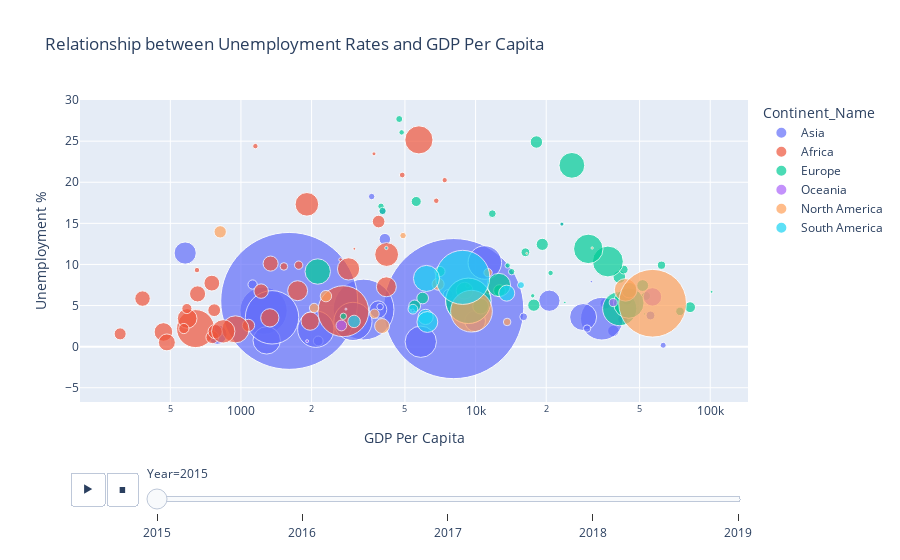

The cell this chart's notebook holds for it:
### Markdown cell above
#### 3.3 Between Unemployment Rates and GDP Per Capita

### Code cell
# Displaying an animated scatterplot depicting the relationship between GDP per capita and unemployment rate over the given time period

fig = px.scatter(data, title = "Relationship between Unemployment Rates and GDP Per Capita", x= "GDP Per Capita", y= "Unemployment %", animation_frame= "Year", 
 animation_group= "Country Name", size= "Population", color = "Continent_Name",
 hover_name= "Country Name", log_x=True, size_max=100)
fig.layout.updatemenus[0].buttons[0].args[1]["frame"]["duration"] = 700
fig.show()

### Figure 1 — Plotly figure (JSON) as saved in the notebook; plotly's stock layout.template omitted (floating-point values rounded to 4 significant figures)
{"data": [{"hovertemplate": "<b>%{hovertext}</b><br><br>Continent_Name=Asia<br>Year=2015<br>GDP Per Capita=%{x}<br>Unemployment %=%{y}<br>Population=%{marker.size}<extra></extra>", "hovertext": ["Afghanistan", "United Arab Emirates", "Armenia", "Azerbaijan", "Bangladesh", "Brunei Darussalam", "China", "Cyprus", "Georgia", "Hong Kong SAR, China", "Indonesia", "India", "Israel", "Jordan", "Japan", "Kazakhstan", "Kyrgyz Republic", "Korea, Rep.", "Kuwait", "Lao PDR", "Lebanon", "Sri Lanka", "Myanmar", "Mongolia", "Malaysia", "Nepal", "Oman", "Pakistan", "Philippines", "Qatar", "Russian Federation", "Saudi Arabia", "Singapore", "Thailand", "Turkey", "Vietnam"], "ids": ["Afghanistan", "United Arab Emirates", "Armenia", "Azerbaijan", "Bangladesh", "Brunei Darussalam", "China", "Cyprus", "Georgia", "Hong Kong SAR, China", "Indonesia", "India", "Israel", "Jordan", "Japan", "Kazakhstan", "Kyrgyz Republic", "Korea, Rep.", "Kuwait", "Lao PDR", "Lebanon", "Sri Lanka", "Myanmar", "Mongolia", "Malaysia", "Nepal", "Oman", "Pakistan", "Philippines", "Qatar", "Russian Federation", "Saudi Arabia", "Singapore", "Thailand", "Turkey", "Vietnam"], "legendgroup": "Asia", "marker": {"color": "#636efa", "size": [34413603, 9262900, 2925553, 9649341, 156256276, 414907, 1371220000, 1160985, 3725276, 7291300, 258383256, 1310152403, 8380100, 9266575, 127141000, 17542806, 5956900, 51014947, 3835591, 6741164, 6532678, 20970000, 52680726, 2998439, 30270962, 27015031, 4267348, 199426964, 102113212, 2565710, 144096870, 31717667, 5535002, 68714511, 78529409, 92677076], "sizemode": "area", "sizeref": 139800.0, "symbol": "circle"}, "mode": "markers", "name": "Asia", "orientation": "v", "showlegend": true, "type": "scatter", "x": [578.5, 38660.0, 3607.0, 5500.0, 1248.0, 31160.0, 8067.0, 23330.0, 4014.0, 42430.0, 3332.0, 1606.0, 35780.0, 4105.0, 34520.0, 10510.0, 1121.0, 28730.0, 29870.0, 2135.0, 7645.0, 3844.0, 1287.0, 3919.0, 9955.0, 792.6, 16030.0, 1357.0, 3001.0, 63040.0, 9313.0, 20630.0, 55650.0, 5840.0, 10950.0, 2085.0], "xaxis": "x", "y": [11.39, 1.91, 18.26, 4.96, 4.378, 7.914, 4.629, 14.91, 16.51, 3.32, 4.514, 5.565, 5.251, 13.07, 3.4, 4.93, 7.56, 3.6, 2.2, 0.692, 6.357, 4.519, 0.766, 4.861, 3.1, 1.475, 3.632, 3.566, 3.068, 0.17, 5.571, 5.59, 3.79, 0.597, 10.24, 2.125], "yaxis": "y"}, {"hovertemplate": "<b>%{hovertext}</b><br><br>Continent_Name=Africa<br>Year=2015<br>GDP Per Capita=%{x}<br>Unemployment %=%{y}<br>Population=%{marker.size}<extra></extra>", "hovertext": ["Angola", "Burundi", "Benin", "Burkina Faso", "Botswana", "Cote d'Ivoire", "Cameroon", "Congo, Rep.", "Cabo Verde", "Djibouti", "Algeria", "Ethiopia", "Gabon", "Ghana", "Guinea", "Gambia, The", "Equatorial Guinea", "Lesotho", "Morocco", "Madagascar", "Mali", "Mozambique", "Mauritania", "Mauritius", "Malawi", "Namibia", "Niger", "Nigeria", "Rwanda", "Sudan", "Senegal", "Sierra Leone", "Eswatini", "Chad", "Togo", "Tunisia", "Tanzania", "Uganda", "South Africa", "Zambia"], "ids": ["Angola", "Burundi", "Benin", "Burkina Faso", "Botswana", "Cote d'Ivoire", "Cameroon", "Congo, Rep.", "Cabo Verde", "Djibouti", "Algeria", "Ethiopia", "Gabon", "Ghana", "Guinea", "Gambia, The", "Equatorial Guinea", "Lesotho", "Morocco", "Madagascar", "Mali", "Mozambique", "Mauritania", "Mauritius", "Malawi", "Namibia", "Niger", "Nigeria", "Rwanda", "Sudan", "Senegal", "Sierra Leone", "Eswatini", "Chad", "Togo", "Tunisia", "Tanzania", "Uganda", "South Africa", "Zambia"], "legendgroup": "Africa", "marker": {"color": "#EF553B", "size": [27884381, 10160030, 10575952, 18110624, 2120716, 23226143, 23298368, 4856095, 524743, 913993, 39728025, 100835458, 1947686, 27849205, 11432088, 2085860, 1168568, 2059021, 34663603, 24234088, 17438778, 27042002, 4046301, 1262605, 16745303, 2314904, 20001663, 181137448, 11369071, 38902950, 14578459, 7171914, 1104044, 14110975, 7323158, 11179949, 51482633, 38225453, 55386367, 15879361], "sizemode": "area", "sizeref": 139800.0, "symbol": "circle"}, "mode": "markers", "name": "Africa", "orientation": "v", "showlegend": true, "type": "scatter", "x": [4167.0, 305.5, 1077.0, 653.3, 6800.0, 1973.0, 1328.0, 1762.0, 3043.0, 2659.0, 4178.0, 640.5, 7385.0, 1744.0, 769.3, 649.5, 11280.0, 1152.0, 2875.0, 467.2, 751.5, 589.9, 1524.0, 9260.0, 380.6, 4869.0, 483.3, 2730.0, 754.9, 1910.0, 1219.0, 588.2, 3690.0, 776.0, 570.9, 3862.0, 947.9, 840.4, 5735.0, 1338.0], "xaxis": "x", "y": [7.282, 1.552, 2.582, 6.418, 17.75, 3.102, 3.506, 9.912, 11.91, 10.58, 11.21, 2.195, 20.26, 6.806, 4.434, 9.313, 6.644, 24.39, 9.46, 1.785, 7.729, 3.426, 9.758, 7.41, 5.846, 20.88, 0.515, 4.311, 1.143, 17.32, 6.757, 4.637, 23.45, 1.833, 2.204, 15.22, 2.103, 1.859, 25.16, 10.1], "yaxis": "y"}, {"hovertemplate": "<b>%{hovertext}</b><br><br>Continent_Name=Europe<br>Year=2015<br>GDP Per Capita=%{x}<br>Unemployment %=%{y}<br>Population=%{marker.size}<extra></extra>", "hovertext": ["Albania", "Austria", "Azerbaijan", "Belgium", "Bulgaria", "Bosnia and Herzegovina", "Belarus", "Switzerland", "Cyprus", "Czech Republic", "Germany", "Denmark", "Spain", "Estonia", "Finland", "France", "United Kingdom", "Georgia", "Greece", "Croatia", "Hungary", "Ireland", "Iceland", "Italy", "Kazakhstan", "Lithuania", "Luxembourg", "Latvia", "Moldova", "North Macedonia", "Malta", "Netherlands", "Norway", "Poland", "Portugal", "Romania", "Russian Federation", "Serbia", "Slovak Republic", "Slovenia", "Sweden", "Ukraine"], "ids": ["Albania", "Austria", "Azerbaijan", "Belgium", "Bulgaria", "Bosnia and Herzegovina", "Belarus", "Switzerland", "Cyprus", "Czech Republic", "Germany", "Denmark", "Spain", "Estonia", "Finland", "France", "United Kingdom", "Georgia", "Greece", "Croatia", "Hungary", "Ireland", "Iceland", "Italy", "Kazakhstan", "Lithuania", "Luxembourg", "Latvia", "Moldova", "North Macedonia", "Malta", "Netherlands", "Norway", "Poland", "Portugal", "Romania", "Russian Federation", "Serbia", "Slovak Republic", "Slovenia", "Sweden", "Ukraine"], "legendgroup": "Europe", "marker": {"color": "#00cc96", "size": [2880703, 8642699, 9649341, 11274196, 7177991, 3429361, 9489616, 8282396, 1160985, 10546059, 81686611, 5683483, 46444832, 1315407, 5479531, 66548272, 65116219, 3725276, 10820883, 4203604, 9843028, 4701957, 330815, 60730582, 17542806, 2904910, 569604, 1977527, 2834530, 2079328, 445053, 16939923, 5188607, 37986412, 10358076, 19815616, 144096870, 7095383, 5423801, 2063531, 9799186, 45154036], "sizemode": "area", "sizeref": 139800.0, "symbol": "circle"}, "mode": "markers", "name": "Europe", "orientation": "v", "showlegend": true, "type": "scatter", "x": [3953.0, 44180.0, 5500.0, 40990.0, 7054.0, 4727.0, 5949.0, 82080.0, 23330.0, 17720.0, 41140.0, 53250.0, 25730.0, 17520.0, 42780.0, 36640.0, 44970.0, 4014.0, 18170.0, 11780.0, 12650.0, 62000.0, 52560.0, 30230.0, 10510.0, 14250.0, 101400.0, 13700.0, 2732.0, 4840.0, 24000.0, 45180.0, 74360.0, 12570.0, 19240.0, 8977.0, 9313.0, 5585.0, 16310.0, 20880.0, 51550.0, 2125.0], "xaxis": "x", "y": [17.08, 5.723, 4.96, 8.482, 9.143, 27.69, 5.914, 4.801, 14.91, 5.046, 4.624, 6.168, 22.06, 6.187, 9.376, 10.36, 5.301, 16.51, 24.9, 16.17, 6.813, 9.906, 3.979, 11.9, 4.93, 9.12, 6.669, 9.873, 3.694, 26.07, 5.379, 6.872, 4.296, 7.501, 12.44, 6.812, 5.571, 17.66, 11.48, 8.962, 7.432, 9.14], "yaxis": "y"}, {"hovertemplate": "<b>%{hovertext}</b><br><br>Continent_Name=Oceania<br>Year=2015<br>GDP Per Capita=%{x}<br>Unemployment %=%{y}<br>Population=%{marker.size}<extra></extra>", "hovertext": ["Australia", "Fiji", "New Zealand", "Papua New Guinea", "Solomon Islands", "Vanuatu", "Samoa"], "ids": ["Australia", "Fiji", "New Zealand", "Papua New Guinea", "Solomon Islands", "Vanuatu", "Samoa"], "legendgroup": "Oceania", "marker": {"color": "#ab63fa", "size": [23815995, 868627, 4595700, 8107775, 603118, 271130, 193513], "sizemode": "area", "sizeref": 139800.0, "symbol": "circle"}, "mode": "markers", "name": "Oceania", "orientation": "v", "showlegend": true, "type": "scatter", "x": [56760.0, 5391.0, 38620.0, 2679.0, 1914.0, 2802.0, 4074.0], "xaxis": "x", "y": [6.054, 4.363, 5.365, 2.573, 0.669, 4.567, 8.656], "yaxis": "y"}, {"hovertemplate": "<b>%{hovertext}</b><br><br>Continent_Name=North America<br>Year=2015<br>GDP Per Capita=%{x}<br>Unemployment %=%{y}<br>Population=%{marker.size}<extra></extra>", "hovertext": ["Bahamas, The", "Barbados", "Canada", "Costa Rica", "Dominican Republic", "Guatemala", "Honduras", "Haiti", "Jamaica", "Mexico", "Nicaragua", "Panama", "El Salvador", "United States"], "ids": ["Bahamas, The", "Barbados", "Canada", "Costa Rica", "Dominican Republic", "Guatemala", "Honduras", "Haiti", "Jamaica", "Mexico", "Nicaragua", "Panama", "El Salvador", "United States"], "legendgroup": "North America", "marker": {"color": "#FFA15A", "size": [374206, 285324, 35702908, 4847804, 10281680, 15567419, 9112916, 10695542, 2891021, 121858258, 6223240, 3968487, 6325124, 320635163], "sizemode": "area", "sizeref": 139800.0, "symbol": "circle"}, "mode": "markers", "name": "North America", "orientation": "v", "showlegend": true, "type": "scatter", "x": [31410.0, 16530.0, 43590.0, 11300.0, 6922.0, 3995.0, 2302.0, 815.7, 4908.0, 9606.0, 2050.0, 13630.0, 3706.0, 56820.0], "xaxis": "x", "y": [12, 11.35, 6.906, 8.999, 7.605, 2.506, 6.147, 13.97, 13.51, 4.313, 4.7, 3.002, 3.998, 5.28], "yaxis": "y"}, {"hovertemplate": "<b>%{hovertext}</b><br><br>Continent_Name=South America<br>Year=2015<br>GDP Per Capita=%{x}<br>Unemployment %=%{y}<br>Population=%{marker.size}<extra></extra>", "hovertext": ["Bolivia", "Brazil", "Chile", "Colombia", "Ecuador", "Guyana", "Peru", "Paraguay", "Uruguay"], "ids": ["Bolivia", "Brazil", "Chile", "Colombia", "Ecuador", "Guyana", "Peru", "Paraguay", "Uruguay"], "legendgroup": "South America", "marker": {"color": "#19d3f3", "size": [10869730, 204471769, 17969353, 47520667, 16212020, 767432, 30470734, 6688746, 3412009], "sizemode": "area", "sizeref": 139800.0, "symbol": "circle"}, "mode": "markers", "name": "South America", "orientation": "v", "showlegend": true, "type": "scatter", "x": [3036.0, 8814.0, 13570.0, 6176.0, 6124.0, 4166.0, 6229.0, 5407.0, 15610.0], "xaxis": "x", "y": [3.066, 8.427, 6.508, 8.299, 3.616, 12.0, 3, 4.556, 7.488], "yaxis": "y"}], "layout": {"legend": {"itemsizing": "constant", "title": {"text": "Continent_Name"}, "tracegroupgap": 0}, "sliders": [{"active": 0, "currentvalue": {"prefix": "Year="}, "len": 0.9, "pad": {"b": 10, "t": 60}, "steps": [{"args": [["2015"], {"frame": {"duration": 0, "redraw": false}, "fromcurrent": true, "mode": "immediate", "transition": {"duration": 0, "easing": "linear"}}], "label": "2015", "method": "animate"}, {"args": [["2016"], {"frame": {"duration": 0, "redraw": false}, "fromcurrent": true, "mode": "immediate", "transition": {"duration": 0, "easing": "linear"}}], "label": "2016", "method": "animate"}, {"args": [["2017"], {"frame": {"duration": 0, "redraw": false}, "fromcurrent": true, "mode": "immediate", "transition": {"duration": 0, "easing": "linear"}}], "label": "2017", "method": "animate"}, {"args": [["2018"], {"frame": {"duration": 0, "redraw": false}, "fromcurrent": true, "mode": "immediate", "transition": {"duration": 0, "easing": "linear"}}], "label": "2018", "method": "animate"}, {"args": [["2019"], {"frame": {"duration": 0, "redraw": false}, "fromcurrent": true, "mode": "immediate", "transition": {"duration": 0, "easing": "linear"}}], "label": "2019", "method": "animate"}], "x": 0.1, "xanchor": "left", "y": 0, "yanchor": "top"}], "title": {"text": "Relationship between Unemployment Rates and GDP Per Capita"}, "updatemenus": [{"buttons": [{"args": [null, {"frame": {"duration": 700, "redraw": false}, "fromcurrent": true, "mode": "immediate", "transition": {"duration": 500, "easing": "linear"}}], "label": "&#9654;", "method": "animate"}, {"args": [[null], {"frame": {"duration": 0, "redraw": false}, "fromcurrent": true, "mode": "immediate", "transition": {"duration": 0, "easing": "linear"}}], "label": "&#9724;", "method": "animate"}], "direction": "left", "pad": {"r": 10, "t": 70}, "showactive": false, "type": "buttons", "x": 0.1, "xanchor": "right", "y": 0, "yanchor": "top"}], "xaxis": {"anchor": "y", "domain": [0, 1], "title": {"text": "GDP Per Capita"}, "type": "log"}, "yaxis": {"anchor": "x", "domain": [0, 1], "title": {"text": "Unemployment %"}}}}
